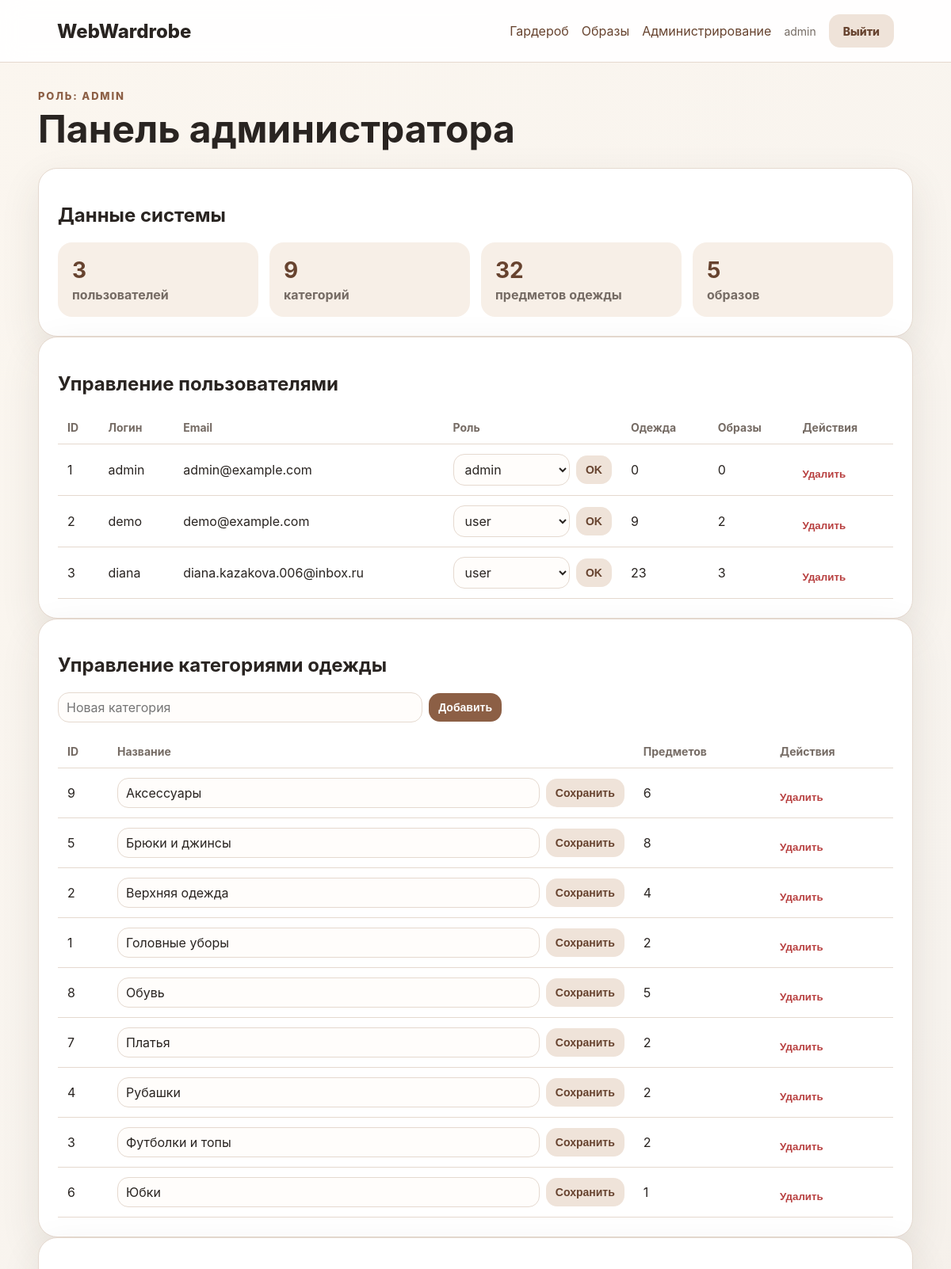
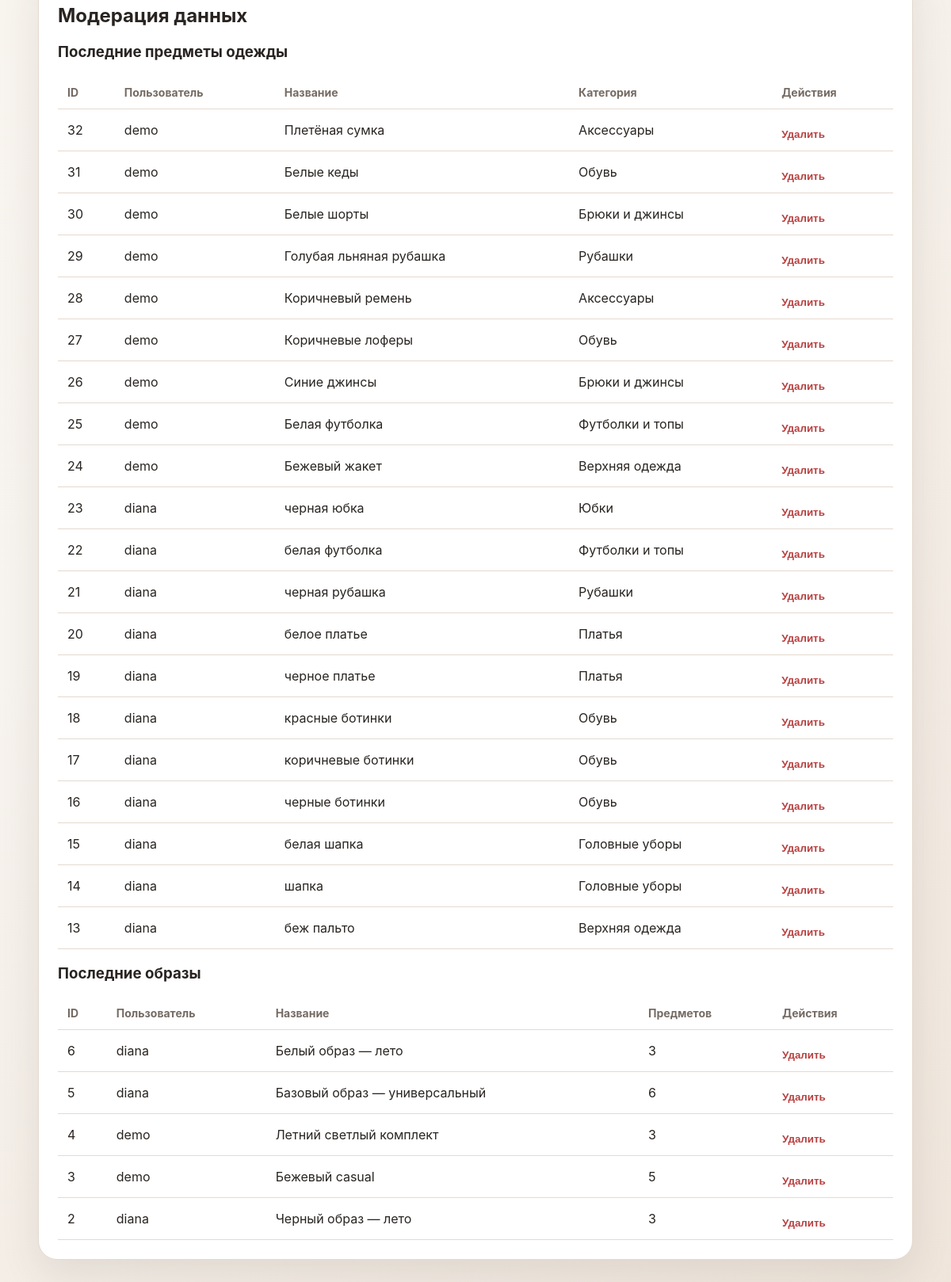
The page /admin (signed in) on the database its author committed (2 pictures, top to bottom).
### app.py (models this page shows, shortened)
class User(db.Model):
    __tablename__ = "users"
    id = db.Column(db.Integer, primary_key=True)
    username = db.Column(db.String(50), unique=True, nullable=False)
    email = db.Column(db.String(100), unique=True, nullable=False)
    password_hash = db.Column(db.String(255), nullable=False)
    role = db.Column(db.String(20), nullable=False, default="user")
    clothes = db.relationship("ClothingItem", backref="user", cascade="all, delete-orphan")
    outfits = db.relationship("Outfit", backref="user", cascade="all, delete-orphan")

class Category(db.Model):
    __tablename__ = "categories"
    id = db.Column(db.Integer, primary_key=True)
    name = db.Column(db.String(50), unique=True, nullable=False)
    clothes = db.relationship("ClothingItem", backref="category")

class ClothingItem(db.Model):
    __tablename__ = "clothes"
    id = db.Column(db.Integer, primary_key=True)
    user_id = db.Column(db.Integer, db.ForeignKey("users.id"), nullable=False)
    category_id = db.Column(db.Integer, db.ForeignKey("categories.id"), nullable=False)
    name = db.Column(db.String(100), nullable=False)
    color = db.Column(db.String(50))
    season = db.Column(db.String(20))
    image_filename = db.Column("image_path", db.Text, nullable=False)
    outfits = db.relationship(
        "Outfit",
        secondary="outfit_items",
        back_populates="items",
    )

class Outfit(db.Model):
    __tablename__ = "outfits"
    id = db.Column(db.Integer, primary_key=True)
    user_id = db.Column(db.Integer, db.ForeignKey("users.id"), nullable=False)
    name = db.Column(db.String(100), nullable=False)
    items = db.relationship(
        "ClothingItem",
        secondary="outfit_items",
        back_populates="outfits",
    )

### app.py (the view)
@app.route("/admin")
@login_required
@role_required("admin")
def admin_panel():
    users = User.query.order_by(User.id).all()
    categories = Category.query.order_by(Category.name).all()
    clothes = ClothingItem.query.order_by(ClothingItem.id.desc()).limit(20).all()
    outfits_list = Outfit.query.order_by(Outfit.id.desc()).limit(20).all()
    stats = {
        "users": User.query.count(),
        "categories": Category.query.count(),
        "clothes": ClothingItem.query.count(),
        "outfits": Outfit.query.count(),
    }
    return render_template(
        "admin/panel.html",
        users=users,
        categories=categories,
        clothes=clothes,
        outfits=outfits_list,
        stats=stats,
    )

### app.py (called while the page is built)
def current_user():
    user_id = session.get("user_id")
    if not user_id:
        return None
    return db.session.get(User, user_id)

@app.context_processor
def inject_common_data():
    return {
        "current_user": current_user(),
        "seasons": SEASONS,
        "color_wheel": COLOR_WHEEL,
    }

def login_required(view):
    @wraps(view)
    def wrapped_view(*args, **kwargs):
        if current_user() is None:
            flash("Для доступа к странице необходимо войти в систему.", "warning")
            return redirect(url_for("login", next=request.path))
        return view(*args, **kwargs)
    return wrapped_view

def role_required(role):
    def decorator(view):
        @wraps(view)
        def wrapped_view(*args, **kwargs):
            user = current_user()
            if user is None:
                flash("Для доступа к странице необходимо войти в систему.", "warning")
                return redirect(url_for("login", next=request.path))
            if user.role != role:
                abort(403)
            return view(*args, **kwargs)
        return wrapped_view
    return decorator

### templates/admin/panel.html (shortened to what this page needs)
{% extends "base.html" %}
{% block content %}
<div class="page-title">
    <div>
        <p class="eyebrow">Роль: admin</p>
        <h1>Панель администратора</h1>
    </div>
</div>
<section class="panel">
    <h2>Данные системы</h2>
    <div class="stats-grid">
        <div><strong>{{ stats.users }}</strong><span>пользователей</span></div>
        <div><strong>{{ stats.categories }}</strong><span>категорий</span></div>
        <div><strong>{{ stats.clothes }}</strong><span>предметов одежды</span></div>
        <div><strong>{{ stats.outfits }}</strong><span>образов</span></div>
    </div>
</section>
<section class="panel">
    <h2>Управление пользователями</h2>
    <table class="table admin-table">
        <thead>
            <tr>
                <th>ID</th>
                <th>Логин</th>
                <th>Email</th>
                <th>Роль</th>
                <th>Одежда</th>
                <th>Образы</th>
                <th>Действия</th>
            </tr>
        </thead>
        <tbody>
            {% for user in users %}
                <tr>
                    <td>{{ user.id }}</td>
                    <td>{{ user.username }}</td>
                    <td>{{ user.email }}</td>
                    <td>
                        <form method="post" action="{{ url_for('admin_user_role', user_id=user.id) }}" class="inline-form">
                            <select name="role">
                                <option value="user" {% if user.role == 'user' %}selected{% endif %}>user</option>
                                <option value="admin" {% if user.role == 'admin' %}selected{% endif %}>admin</option>
                            </select>
                            <button class="button ghost" type="submit">OK</button>
                        </form>
                    </td>
                    <td>{{ user.clothes|length }}</td>
                    <td>{{ user.outfits|length }}</td>
                    <td>
                        <form method="post" action="{{ url_for('admin_user_delete', user_id=user.id) }}" onsubmit="return confirm('Удалить пользователя и его данные?')">
                            <button class="link-danger" type="submit">Удалить</button>
                        </form>
                    </td>
                </tr>
            {% endfor %}
        </tbody>
    </table>
</section>
<section class="panel">
    <h2>Управление категориями одежды</h2>
    <form method="post" action="{{ url_for('admin_category_add') }}" class="inline-form add-category-form">
        <input type="text" name="name" placeholder="Новая категория">
        <button class="button" type="submit">Добавить</button>
    </form>
    <table class="table admin-table">
        <thead>
            <tr>
                <th>ID</th>
                <th>Название</th>
                <th>Предметов</th>
                <th>Действия</th>
            </tr>
        </thead>
        <tbody>
            {% for category in categories %}
                <tr>
                    <td>{{ category.id }}</td>
                    <td>
                        <form method="post" action="{{ url_for('admin_category_edit', category_id=category.id) }}" class="inline-form">
                            <input type="text" name="name" value="{{ category.name }}">
                            <button class="button ghost" type="submit">Сохранить</button>
                        </form>
                    </td>
                    <td>{{ category.clothes|length }}</td>
                    <td>
                        <form method="post" action="{{ url_for('admin_category_delete', category_id=category.id) }}" onsubmit="return confirm('Удалить категорию?')">
                            <button class="link-danger" type="submit">Удалить</button>
                        </form>
                    </td>
                </tr>
            {% endfor %}
        </tbody>
    </table>
</section>
<section class="panel">
    <h2>Модерация данных</h2>
    <h3>Последние предметы одежды</h3>
    <table class="table admin-table">
        <thead>
            <tr><th>ID</th><th>Пользователь</th><th>Название</th><th>Категория</th><th>Действия</th></tr>
        </thead>
        <tbody>
            {% for item in clothes %}
                <tr>
                    <td>{{ item.id }}</td>
                    <td>{{ item.user.username }}</td>
                    <td>{{ item.name }}</td>
                    <td>{{ item.category.name }}</td>
                    <td>
                        <form method="post" action="{{ url_for('admin_clothing_delete', item_id=item.id) }}" onsubmit="return confirm('Удалить предмет одежды?')">
                            <button class="link-danger" type="submit">Удалить</button>
                        </form>
                    </td>
                </tr>
            {% endfor %}
        </tbody>
    </table>
    <h3>Последние образы</h3>
    <table class="table admin-table">
        <thead>
            <tr><th>ID</th><th>Пользователь</th><th>Название</th><th>Предметов</th><th>Действия</th></tr>
        </thead>
        <tbody>
            {% for outfit in outfits %}
                <tr>
                    <td>{{ outfit.id }}</td>
                    <td>{{ outfit.user.username }}</td>
                    <td>{{ outfit.name }}</td>
                    <td>{{ outfit.items|length }}</td>
                    <td>
                        <form method="post" action="{{ url_for('admin_outfit_delete', outfit_id=outfit.id) }}" onsubmit="return confirm('Удалить образ?')">
                            <button class="link-danger" type="submit">Удалить</button>
                        </form>
                    </td>
                </tr>
            {% endfor %}
        </tbody>
    </table>
</section>
{% endblock %}

### templates/base.html (shortened to what this page needs)
<!doctype html>
<html lang="ru">
<head>
    <link rel="stylesheet" href="{{ url_for('static', filename='css/style.css') }}">
</head>
<body>
<header class="header">
    <a href="{{ url_for('index') }}" class="logo">WebWardrobe</a>
    <nav class="nav">
        {% if current_user %}
            <a href="{{ url_for('wardrobe') }}">Гардероб</a>
            <a href="{{ url_for('outfits') }}">Образы</a>
            {% if current_user.role == 'admin' %}
                <a href="{{ url_for('admin_panel') }}">Администрирование</a>
            {% endif %}
            <span class="nav-user">{{ current_user.username }}</span>
            <a href="{{ url_for('logout') }}" class="button ghost">Выйти</a>
        {% else %}
            <a href="{{ url_for('login') }}">Войти</a>
            <a href="{{ url_for('register') }}" class="button">Регистрация</a>
        {% endif %}
    </nav>
</header>
<main class="container">
    {% block content %}{% endblock %}
</main>
</body>
</html>

### static/css/style.css (style rules this page uses)
:root { --bg: #f7f3ee; --card: #ffffff; --text: #292421; --muted: #756b64; --accent: #8c5f45; --accent-dark: #67432f; --border: #e5d9cf; --danger: #b84040; --success: #2f7d55; --warning: #9b762c; --shadow: 0 18px 50px rgba(62, 45, 35, 0.10); }
* { box-sizing: border-box; }
body { margin: 0; min-height: 100vh; font-family: Inter, Arial, sans-serif; color: var(--text); background: linear-gradient(135deg, #fbf6ef 0%, #f7f3ee 55%, #efe5db 100%); }
a { color: var(--accent-dark); text-decoration: none; }
.header { position: sticky; top: 0; z-index: 20; display: flex; justify-content: space-between; align-items: center; gap: 24px; padding: 18px 6vw; background: rgba(255, 255, 255, 0.9); border-bottom: 1px solid var(--border); backdrop-filter: blur(14px); }
.logo { font-weight: 800; font-size: 24px; color: var(--text); }
.nav { display: flex; align-items: center; gap: 16px; flex-wrap: wrap; }
.nav-user { color: var(--muted); font-size: 14px; }
.container { width: min(1180px, 92vw); margin: 0 auto; padding: 34px 0 64px; }
.hero h1, .page-title h1, .auth-card h1, .empty-state h1 { font-size: clamp(34px, 5vw, 62px); line-height: 1.02; margin: 0 0 18px; }
.page-title { display: flex; justify-content: space-between; align-items: flex-start; gap: 20px; margin-bottom: 24px; }
.page-title h1 { font-size: clamp(32px, 4vw, 50px); margin-bottom: 0; }
.eyebrow { margin: 0 0 10px; color: var(--accent); text-transform: uppercase; letter-spacing: 0.14em; font-weight: 800; font-size: 13px; }
.hero-card, .panel, .auth-card, .card, .empty-state, .preview-card { background: var(--card); border: 1px solid var(--border); border-radius: 24px; box-shadow: var(--shadow); }
.hero-card, .panel { padding: 24px; }
.button { display: inline-flex; align-items: center; justify-content: center; min-height: 42px; padding: 0 18px; border: 0; border-radius: 14px; background: var(--accent); color: #fff; font-weight: 800; cursor: pointer; text-decoration: none; font-size: 14px; }
.button.ghost { background: #efe3d9; color: var(--accent-dark); }
input, select, textarea { width: 100%; min-width: 0; border: 1px solid var(--border); border-radius: 14px; padding: 13px 14px; font: inherit; background: #fffdfb; color: var(--text); }
.link-danger { border: 0; background: transparent; color: var(--danger); cursor: pointer; font-weight: 800; padding: 0; margin-top: 12px; }
.table { width: 100%; border-collapse: collapse; }
.table th, .table td { padding: 12px; border-bottom: 1px solid var(--border); text-align: left; }
.table th { color: var(--muted); font-size: 14px; }
.stats-grid { display: grid; grid-template-columns: repeat(auto-fit, minmax(160px, 1fr)); gap: 14px; }
.stats-grid div { display: grid; gap: 4px; padding: 18px; border-radius: 18px; background: #f7efe7; }
.stats-grid strong { font-size: 28px; color: var(--accent-dark); }
.stats-grid span { color: var(--muted); font-weight: 700; }
.inline-form { display: flex; gap: 8px; align-items: center; }
.inline-form input, .inline-form select { min-height: 38px; padding: 8px 10px; }
.inline-form .button { min-height: 36px; padding: 0 12px; }
.add-category-form { margin-bottom: 16px; max-width: 560px; }
.admin-table td, .admin-table th { vertical-align: middle; }

### rows shown on the page
User: username "admin", id "1", email "admin@example.com", role "admin", clothes|length "0", outfits|length "0"
User: id "2", username "demo", email "demo@example.com", role "user", clothes|length "9", outfits|length "2"
User: id "3", username "diana", email "diana.kazakova.006@inbox.ru", role "user", clothes|length "23", outfits|length "3"
Category: id "9", name "Аксессуары", clothes|length "6"
Category: id "5", name "Брюки и джинсы", clothes|length "8"
Category: id "2", name "Верхняя одежда", clothes|length "4"
Category: id "1", name "Головные уборы", clothes|length "2"
Category: id "8", name "Обувь", clothes|length "5"
Category: id "7", name "Платья", clothes|length "2"
Category: id "4", name "Рубашки", clothes|length "2"
Category: id "3", name "Футболки и топы", clothes|length "2"
Category: id "6", name "Юбки", clothes|length "1"
ClothingItem: id "32", user.username "demo", name "Плетёная сумка", category.name "Аксессуары"
ClothingItem: id "31", user.username "demo", name "Белые кеды", category.name "Обувь"
ClothingItem: id "30", user.username "demo", name "Белые шорты", category.name "Брюки и джинсы"
ClothingItem: id "29", user.username "demo", name "Голубая льняная рубашка", category.name "Рубашки"
ClothingItem: id "28", user.username "demo", name "Коричневый ремень", category.name "Аксессуары"
ClothingItem: id "27", user.username "demo", name "Коричневые лоферы", category.name "Обувь"
ClothingItem: id "26", user.username "demo", name "Синие джинсы", category.name "Брюки и джинсы"
ClothingItem: id "25", user.username "demo", name "Белая футболка", category.name "Футболки и топы"
ClothingItem: id "24", user.username "demo", name "Бежевый жакет", category.name "Верхняя одежда"
ClothingItem: id "23", user.username "diana", name "черная юбка", category.name "Юбки"
ClothingItem: id "22", user.username "diana", name "белая футболка", category.name "Футболки и топы"
ClothingItem: id "21", user.username "diana", name "черная рубашка", category.name "Рубашки"
ClothingItem: id "20", user.username "diana", name "белое платье", category.name "Платья"
ClothingItem: id "19", user.username "diana", name "черное платье", category.name "Платья"
ClothingItem: id "18", user.username "diana", name "красные ботинки", category.name "Обувь"
ClothingItem: id "17", user.username "diana", name "коричневые ботинки", category.name "Обувь"
ClothingItem: id "16", user.username "diana", name "черные ботинки", category.name "Обувь"
ClothingItem: id "15", user.username "diana", name "белая шапка", category.name "Головные уборы"
ClothingItem: id "14", user.username "diana", name "шапка", category.name "Головные уборы"
ClothingItem: id "13", user.username "diana", name "беж пальто", category.name "Верхняя одежда"
Outfit: id "6", user.username "diana", name "Белый образ — лето", items|length "3"
Outfit: id "5", user.username "diana", name "Базовый образ — универсальный", items|length "6"
Outfit: id "4", user.username "demo", name "Летний светлый комплект", items|length "3"
Outfit: id "3", user.username "demo", name "Бежевый casual", items|length "5"
Outfit: id "2", user.username "diana", name "Черный образ — лето", items|length "3"

### other values the page prints
{{ stats.users }} "3"
{{ stats.categories }} "9"
{{ stats.clothes }} "32"
{{ stats.outfits }} "5"
